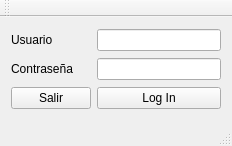
<?xml version="1.0" encoding="UTF-8"?>
<ui version="4.0">
 <class>LogIn</class>
 <widget class="QMainWindow" name="LogIn">
  <property name="geometry">
   <rect>
    <x>0</x>
    <y>0</y>
    <width>232</width>
    <height>146</height>
   </rect>
  </property>
  <property name="windowTitle">
   <string>LogIn</string>
  </property>
  <property name="windowIcon">
   <iconset>
    <normaloff>../icons/88468b74-d831-43af-80f0-69b18fcb7701.jpg</normaloff>../icons/88468b74-d831-43af-80f0-69b18fcb7701.jpg</iconset>
  </property>
  <widget class="QWidget" name="centralWidget">
   <layout class="QGridLayout" name="gridLayout">
    <item row="0" column="1">
     <widget class="QLineEdit" name="lineEdit">
      <property name="echoMode">
       <enum>QLineEdit::Normal</enum>
      </property>
     </widget>
    </item>
    <item row="0" column="0">
     <widget class="QLabel" name="label">
      <property name="text">
       <string>Usuario</string>
      </property>
     </widget>
    </item>
    <item row="1" column="1">
     <widget class="QLineEdit" name="lineEdit_2">
      <property name="echoMode">
       <enum>QLineEdit::Password</enum>
      </property>
     </widget>
    </item>
    <item row="1" column="0">
     <widget class="QLabel" name="label_2">
      <property name="text">
       <string>Contraseña</string>
      </property>
     </widget>
    </item>
    <item row="2" column="1">
     <widget class="QPushButton" name="pushButton">
      <property name="text">
       <string>Log In</string>
      </property>
      <property name="autoDefault">
       <bool>true</bool>
      </property>
     </widget>
    </item>
    <item row="2" column="0">
     <widget class="QPushButton" name="pushButton_2">
      <property name="text">
       <string>Salir</string>
      </property>
      <property name="autoDefault">
       <bool>true</bool>
      </property>
     </widget>
    </item>
   </layout>
  </widget>
  <widget class="QMenuBar" name="menuBar">
   <property name="geometry">
    <rect>
     <x>0</x>
     <y>0</y>
     <width>232</width>
     <height>21</height>
    </rect>
   </property>
  </widget>
  <widget class="QToolBar" name="mainToolBar">
   <attribute name="toolBarArea">
    <enum>TopToolBarArea</enum>
   </attribute>
   <attribute name="toolBarBreak">
    <bool>false</bool>
   </attribute>
  </widget>
  <widget class="QStatusBar" name="statusBar"/>
 </widget>
 <layoutdefault spacing="6" margin="11"/>
 <resources/>
 <connections/>
</ui>
